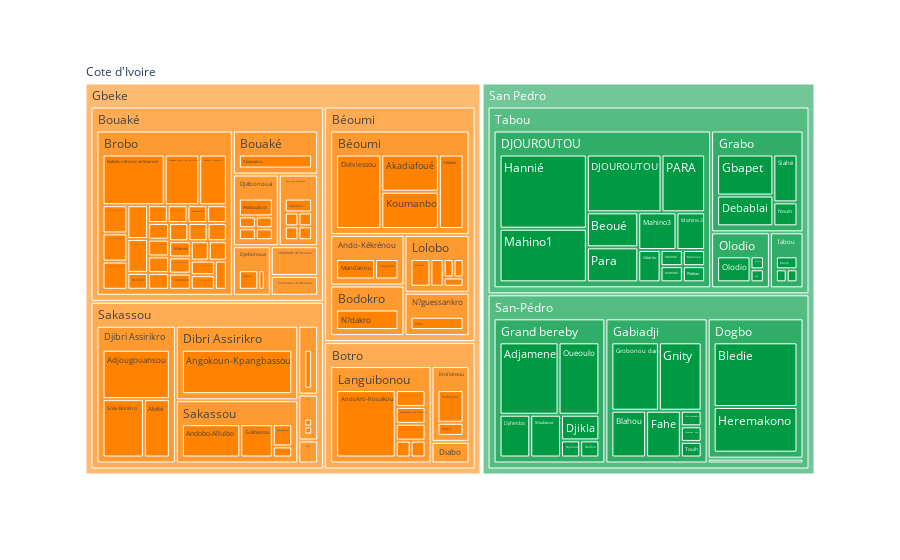

The notebook cell saved with this chart:
### Code cell
blockingany = assessment[assessment['Other access blocked by river'] != '']
make_treemap(blockingany, './home/charts/blocking_other.html', './home/charts/blocking_other.csv')

### Figure 1 — Plotly figure (JSON) as saved in the notebook; plotly's stock layout.template omitted (floating-point values rounded to 4 significant figures; data arrays with more than 128 entries replaced by an {"elided": "..."} marker saying what was removed)
{"data": [{"branchvalues": "total", "domain": {"x": [0, 1], "y": [0, 1]}, "hovertemplate": "labels=%{label}<br>Count=%{value}<br>parent=%{parent}<br>id=%{id}<extra></extra>", "ids": {"elided": "156 str values"}, "labels": {"elided": "156 str values"}, "name": "", "parents": {"elided": "156 str values"}, "type": "treemap", "values": {"elided": "156 int values"}}], "layout": {"legend": {"tracegroupgap": 0}, "margin": {"t": 60}, "treemapcolorway": ["#FF8200", "#009A44"]}}
